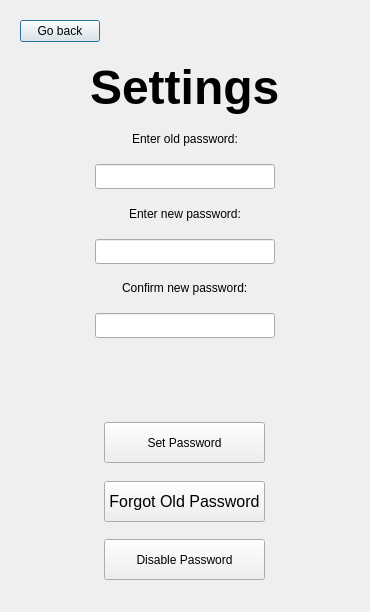
<?xml version="1.0" encoding="UTF-8"?>
<ui version="4.0">
 <class>Dialog</class>
 <widget class="QDialog" name="Dialog">
  <property name="geometry">
   <rect>
    <x>0</x>
    <y>0</y>
    <width>370</width>
    <height>612</height>
   </rect>
  </property>
  <property name="windowTitle">
   <string>Dialog</string>
  </property>
  <property name="styleSheet">
   <string notr="true">QFrame{border:none;}</string>
  </property>
  <layout class="QVBoxLayout" name="verticalLayout_3">
   <item>
    <widget class="QFrame" name="frame">
     <property name="frameShape">
      <enum>QFrame::StyledPanel</enum>
     </property>
     <property name="frameShadow">
      <enum>QFrame::Raised</enum>
     </property>
     <layout class="QVBoxLayout" name="verticalLayout_2">
      <item>
       <layout class="QVBoxLayout" name="verticalLayout">
        <item alignment="Qt::AlignLeft|Qt::AlignTop">
         <widget class="QPushButton" name="goBack">
          <property name="text">
           <string>Go back</string>
          </property>
         </widget>
        </item>
        <item>
         <spacer name="verticalSpacer">
          <property name="orientation">
           <enum>Qt::Vertical</enum>
          </property>
          <property name="sizeHint" stdset="0">
           <size>
            <width>20</width>
            <height>40</height>
           </size>
          </property>
         </spacer>
        </item>
        <item alignment="Qt::AlignHCenter|Qt::AlignTop">
         <widget class="QLabel" name="label">
          <property name="font">
           <font>
            <family>Helvetica</family>
            <pointsize>36</pointsize>
            <weight>75</weight>
            <bold>true</bold>
           </font>
          </property>
          <property name="text">
           <string>Settings</string>
          </property>
         </widget>
        </item>
        <item>
         <spacer name="verticalSpacer_2">
          <property name="orientation">
           <enum>Qt::Vertical</enum>
          </property>
          <property name="sizeHint" stdset="0">
           <size>
            <width>20</width>
            <height>40</height>
           </size>
          </property>
         </spacer>
        </item>
        <item alignment="Qt::AlignHCenter">
         <widget class="QLabel" name="label_5">
          <property name="text">
           <string>Enter old password:</string>
          </property>
         </widget>
        </item>
        <item>
         <spacer name="verticalSpacer_3">
          <property name="orientation">
           <enum>Qt::Vertical</enum>
          </property>
          <property name="sizeHint" stdset="0">
           <size>
            <width>20</width>
            <height>40</height>
           </size>
          </property>
         </spacer>
        </item>
        <item alignment="Qt::AlignHCenter">
         <widget class="QLineEdit" name="oldpwd">
          <property name="minimumSize">
           <size>
            <width>180</width>
            <height>25</height>
           </size>
          </property>
         </widget>
        </item>
        <item>
         <spacer name="verticalSpacer_4">
          <property name="orientation">
           <enum>Qt::Vertical</enum>
          </property>
          <property name="sizeHint" stdset="0">
           <size>
            <width>20</width>
            <height>40</height>
           </size>
          </property>
         </spacer>
        </item>
        <item alignment="Qt::AlignHCenter">
         <widget class="QLabel" name="label_2">
          <property name="text">
           <string>Enter new password:</string>
          </property>
         </widget>
        </item>
        <item>
         <spacer name="verticalSpacer_5">
          <property name="orientation">
           <enum>Qt::Vertical</enum>
          </property>
          <property name="sizeHint" stdset="0">
           <size>
            <width>20</width>
            <height>40</height>
           </size>
          </property>
         </spacer>
        </item>
        <item alignment="Qt::AlignHCenter">
         <widget class="QLineEdit" name="pwd1">
          <property name="minimumSize">
           <size>
            <width>180</width>
            <height>25</height>
           </size>
          </property>
         </widget>
        </item>
        <item>
         <spacer name="verticalSpacer_6">
          <property name="orientation">
           <enum>Qt::Vertical</enum>
          </property>
          <property name="sizeHint" stdset="0">
           <size>
            <width>20</width>
            <height>40</height>
           </size>
          </property>
         </spacer>
        </item>
        <item alignment="Qt::AlignHCenter">
         <widget class="QLabel" name="label_3">
          <property name="text">
           <string>Confirm new password:</string>
          </property>
         </widget>
        </item>
        <item>
         <spacer name="verticalSpacer_7">
          <property name="orientation">
           <enum>Qt::Vertical</enum>
          </property>
          <property name="sizeHint" stdset="0">
           <size>
            <width>20</width>
            <height>40</height>
           </size>
          </property>
         </spacer>
        </item>
        <item alignment="Qt::AlignHCenter">
         <widget class="QLineEdit" name="pwd2">
          <property name="minimumSize">
           <size>
            <width>180</width>
            <height>25</height>
           </size>
          </property>
         </widget>
        </item>
        <item>
         <spacer name="verticalSpacer_13">
          <property name="orientation">
           <enum>Qt::Vertical</enum>
          </property>
          <property name="sizeHint" stdset="0">
           <size>
            <width>20</width>
            <height>40</height>
           </size>
          </property>
         </spacer>
        </item>
        <item>
         <spacer name="verticalSpacer_8">
          <property name="orientation">
           <enum>Qt::Vertical</enum>
          </property>
          <property name="sizeHint" stdset="0">
           <size>
            <width>20</width>
            <height>40</height>
           </size>
          </property>
         </spacer>
        </item>
        <item>
         <widget class="QLabel" name="label_4">
          <property name="minimumSize">
           <size>
            <width>150</width>
            <height>25</height>
           </size>
          </property>
          <property name="styleSheet">
           <string notr="true">font: 15pt &quot;Helvetica&quot;;</string>
          </property>
          <property name="text">
           <string/>
          </property>
          <property name="alignment">
           <set>Qt::AlignCenter</set>
          </property>
          <property name="wordWrap">
           <bool>true</bool>
          </property>
         </widget>
        </item>
        <item>
         <spacer name="verticalSpacer_12">
          <property name="orientation">
           <enum>Qt::Vertical</enum>
          </property>
          <property name="sizeHint" stdset="0">
           <size>
            <width>20</width>
            <height>40</height>
           </size>
          </property>
         </spacer>
        </item>
        <item>
         <spacer name="verticalSpacer_14">
          <property name="orientation">
           <enum>Qt::Vertical</enum>
          </property>
          <property name="sizeHint" stdset="0">
           <size>
            <width>20</width>
            <height>40</height>
           </size>
          </property>
         </spacer>
        </item>
        <item alignment="Qt::AlignHCenter">
         <widget class="QPushButton" name="setPwd">
          <property name="minimumSize">
           <size>
            <width>161</width>
            <height>41</height>
           </size>
          </property>
          <property name="text">
           <string>Set Password</string>
          </property>
         </widget>
        </item>
        <item>
         <spacer name="verticalSpacer_9">
          <property name="orientation">
           <enum>Qt::Vertical</enum>
          </property>
          <property name="sizeHint" stdset="0">
           <size>
            <width>20</width>
            <height>40</height>
           </size>
          </property>
         </spacer>
        </item>
        <item alignment="Qt::AlignHCenter">
         <widget class="QPushButton" name="forgotPwd">
          <property name="minimumSize">
           <size>
            <width>161</width>
            <height>41</height>
           </size>
          </property>
          <property name="font">
           <font>
            <pointsize>12</pointsize>
           </font>
          </property>
          <property name="text">
           <string>Forgot Old Password</string>
          </property>
         </widget>
        </item>
        <item>
         <spacer name="verticalSpacer_10">
          <property name="orientation">
           <enum>Qt::Vertical</enum>
          </property>
          <property name="sizeHint" stdset="0">
           <size>
            <width>20</width>
            <height>40</height>
           </size>
          </property>
         </spacer>
        </item>
        <item alignment="Qt::AlignHCenter">
         <widget class="QPushButton" name="disablePwd">
          <property name="minimumSize">
           <size>
            <width>161</width>
            <height>41</height>
           </size>
          </property>
          <property name="text">
           <string>Disable Password</string>
          </property>
         </widget>
        </item>
        <item>
         <spacer name="verticalSpacer_11">
          <property name="orientation">
           <enum>Qt::Vertical</enum>
          </property>
          <property name="sizeHint" stdset="0">
           <size>
            <width>20</width>
            <height>40</height>
           </size>
          </property>
         </spacer>
        </item>
       </layout>
      </item>
     </layout>
    </widget>
   </item>
  </layout>
 </widget>
 <resources/>
 <connections/>
</ui>
